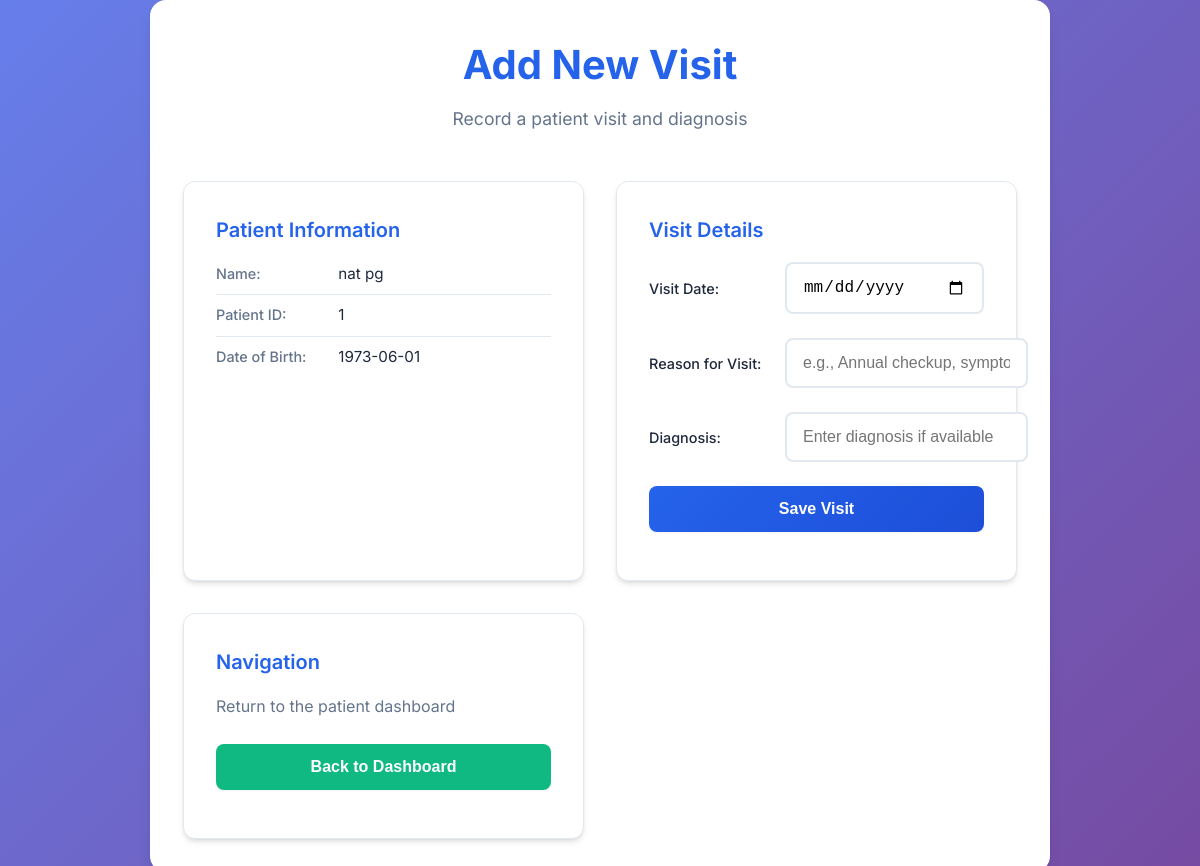
/doctor/add_visit.php?patient_id=1 (signed in), run on the app's committed database.
### tables this page shows
CREATE TABLE PATIENT_INFO (
    patient_id INT AUTO_INCREMENT PRIMARY KEY,
    first_name VARCHAR(50) NOT NULL,
    last_name VARCHAR(50) NOT NULL,
    date_of_birth DATE,
    gender VARCHAR(20),
    phone_number VARCHAR(20),
    contact_email VARCHAR(100) UNIQUE,
    address VARCHAR(200),
    emergency_contact_name VARCHAR(100),
    emergency_contact_number VARCHAR(20),
    marital_status ENUM('Single', 'Married', 'Divorced', 'Widowed','Seperated'),
    ethnicity VARCHAR(50)
     
);

### doctor/add_visit.php (the view, shortened to what this page needs)
<?php
include '../includes/db.php';
$patient_id = isset($_GET['patient_id']) ? (int)$_GET['patient_id'] : 0;
$patient = null;
if ($patient_id) {
    $p = $conn->prepare("SELECT patient_id, first_name, last_name, date_of_birth FROM PATIENT_INFO WHERE patient_id = ?");
    $p->bind_param("i", $patient_id);
    $p->execute();
    $patient = $p->get_result()->fetch_assoc();
}
?>
<!DOCTYPE html>
<html lang="en">
<head>
    <link rel="stylesheet" href="../css/styles.css">
</head>
<body>
    <div class="dashboard-container">
        <div class="dashboard-header">
            <h1>Add New Visit</h1>
            <p>Record a patient visit and diagnosis</p>
        </div>
        <div class="dashboard-grid">
            <?php if ($patient): ?>
            <div class="dashboard-card">
                <h3>Patient Information</h3>
                <div class="table-card-row">
                    <div class="table-card-label">Name:</div>
                    <div class="table-card-value"><?php echo htmlspecialchars($patient['first_name'].' '.$patient['last_name']); ?></div>
                </div>
                <div class="table-card-row">
                    <div class="table-card-label">Patient ID:</div>
                    <div class="table-card-value"><?php echo (int)$patient['patient_id']; ?></div>
                </div>
                <div class="table-card-row">
                    <div class="table-card-label">Date of Birth:</div>
                    <div class="table-card-value"><?php echo htmlspecialchars($patient['date_of_birth']); ?></div>
                </div>
            </div>
            <?php endif; ?>
            <div class="dashboard-card">
                <h3>Visit Details</h3>
                <form method="POST">
                    <div class="form-row">
                        <label for="visit_date">Visit Date:</label>
                        <input type="date" id="visit_date" name="visit_date" required>
                    </div>
                    <div class="form-row">
                        <label for="visit_reason">Reason for Visit:</label>
                        <input type="text" id="visit_reason" name="visit_reason" required placeholder="e.g., Annual checkup, symptoms">
                    </div>
                    <div class="form-row">
                        <label for="diagnosis">Diagnosis:</label>
                        <input type="text" id="diagnosis" name="diagnosis" placeholder="Enter diagnosis if available">
                    </div>
                    <button type="submit">Save Visit</button>
                </form>
            </div>
            <div class="dashboard-card">
                <h3>Navigation</h3>
                <p>Return to the patient dashboard</p>
                <a href="view_patient.php">
                    <button style="background: var(--secondary-color);">Back to Dashboard</button>
                </a>
            </div>
        </div>
    </div>
</body>
</html>

### css/styles.css (style rules this page uses)
:root { --primary-color: #2563eb; --primary-dark: #1d4ed8; --secondary-color: #10b981; --accent-color: #f59e0b; --background-color: #f8fafc; --surface-color: #ffffff; --text-primary: #1e293b; --text-secondary: #64748b; --border-color: #e2e8f0; --error-color: #ef4444; --success-color: #10b981; --shadow-sm: 0 1px 2px 0 rgb(0 0 0 / 0.05); --shadow-md: 0 4px 6px -1px rgb(0 0 0 / 0.1), 0 2px 4px -2px rgb(0 0 0 / 0.1); --shadow-lg: 0 10px 15px -3px rgb(0 0 0 / 0.1), 0 4px 6px -4px rgb(0 0 0 / 0.1); --shadow-xl: 0 20px 25px -5px rgb(0 0 0 / 0.1), 0 8px 10px -6px rgb(0 0 0 / 0.1); }
* { margin: 0; padding: 0; box-sizing: border-box; }
body { font-family: 'Inter', -apple-system, BlinkMacSystemFont, 'Segoe UI', Roboto, sans-serif; background: linear-gradient(135deg, #667eea 0%, #764ba2 100%); min-height: 100vh; color: var(--text-primary); line-height: 1.6; font-size: 1rem; }
h1 { color: var(--primary-color); font-size: 2rem; font-weight: 600; margin-bottom: 1rem; }
h3 { color: var(--text-primary); font-size: 1.25rem; font-weight: 500; margin-bottom: 0.75rem; }
p { font-size: 1rem; margin-bottom: 0.75rem; }
.form-row { margin-bottom: 1.5rem; display: flex; align-items: center; gap: 1rem; }
.form-row label { min-width: 120px; font-weight: 500; color: var(--text-primary); font-size: 0.9rem; text-align: left; }
.form-row input { flex: 1; max-width: 300px; padding: 0.875rem 1rem; border: 2px solid var(--border-color); border-radius: 8px; font-size: 1rem; transition: all 0.2s ease; background: var(--surface-color); }
button { background: linear-gradient(135deg, var(--primary-color), var(--primary-dark)); color: white; border: none; padding: 0.875rem 2rem; border-radius: 8px; font-size: 1rem; font-weight: 600; cursor: pointer; transition: all 0.2s ease; box-shadow: var(--shadow-sm); width: 100%; margin-bottom: 1rem; }
.table-card-row { display: grid; grid-template-columns: 1fr 2fr; gap: 1rem; margin-bottom: 0.5rem; padding-bottom: 0.5rem; border-bottom: 1px solid var(--border-color); }
.table-card-row:last-child { border-bottom: none; margin-bottom: 0; padding-bottom: 0; }
.table-card-label { font-weight: 500; color: var(--text-secondary); font-size: 0.9rem; }
.table-card-value { color: var(--text-primary); font-size: 0.95rem; }
.dashboard-container { max-width: 500px; margin-top: 15px; padding: 1rem; background: var(--surface-color); border-radius: 16px; box-shadow: var(--shadow-lg); border: 1px solid rgba(255, 255, 255, 0.2); }
.dashboard-header { text-align: center; margin-bottom: 3rem; }
.dashboard-header h1 { color: var(--primary-color); font-size: 2.5rem; font-weight: 700; margin-bottom: 0.5rem; }
.dashboard-header p { color: var(--text-secondary); font-size: 1.1rem; }
.dashboard-grid { display: grid; grid-template-columns: repeat(auto-fit, minmax(300px, 1fr)); gap: 2rem; margin-top: 2rem; width: 100%; max-width: 1200px; margin-left: auto; margin-right: auto; }
.dashboard-card { background: var(--surface-color); border-radius: 12px; padding: 2rem; box-shadow: var(--shadow-md); border: 1px solid var(--border-color); transition: all 0.2s ease; }
.dashboard-card h3 { color: var(--primary-color); margin-bottom: 1rem; font-size: 1.25rem; font-weight: 600; }
.dashboard-card p { color: var(--text-secondary); margin-bottom: 1.5rem; }
.dashboard-container { max-width: 900px; margin: 0 auto; padding: 2rem; }

### data on the page
patient_info: first_name+last_name "nat pg", patient_id "1", date_of_birth "1973-06-01"
